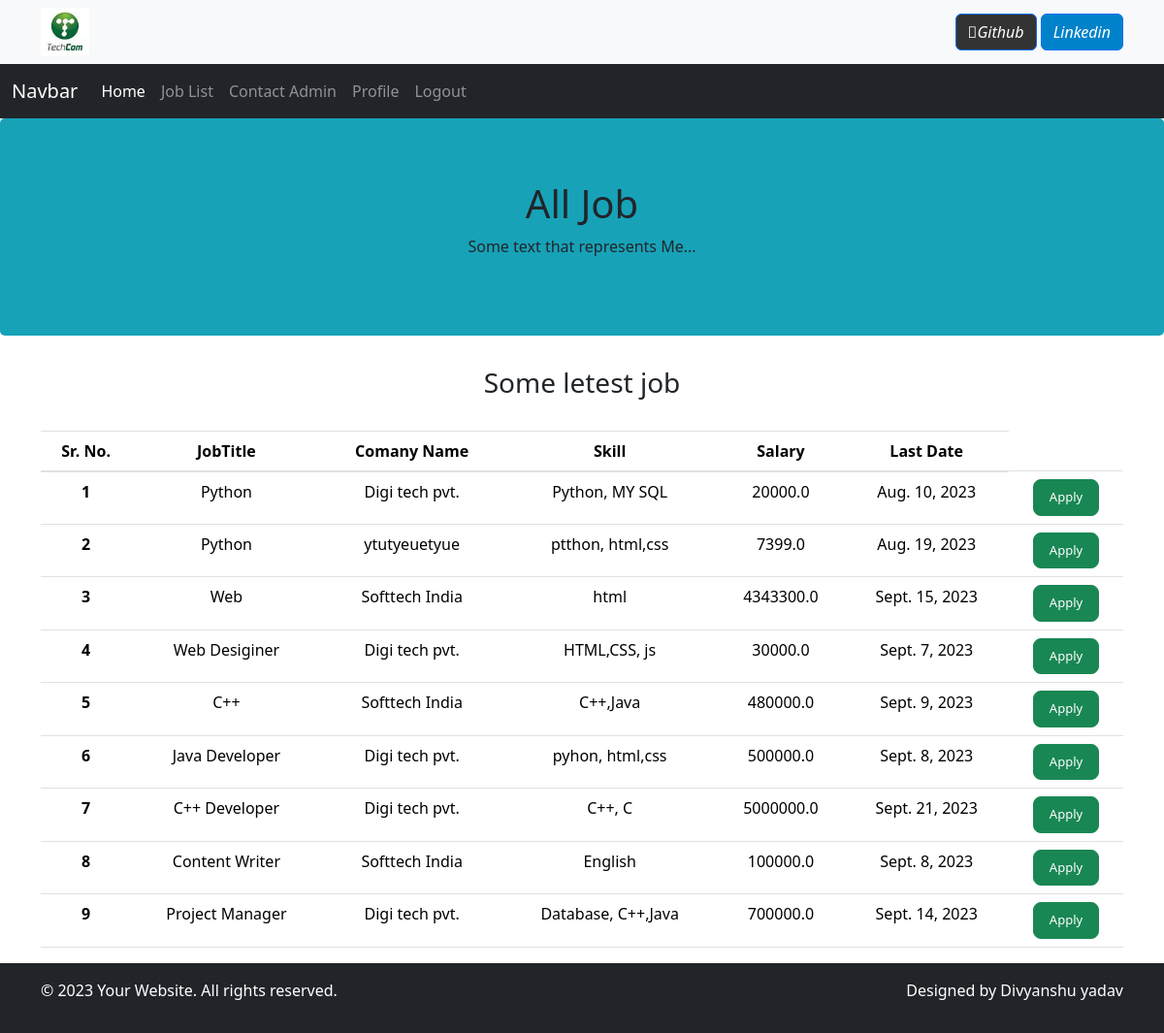
The app's page /user_joblist (signed in) with its own data.
### user/models.py (models this page shows, shortened)
class Job(models.Model):
    recruiter=models.ForeignKey(Recruiter,on_delete=models.CASCADE)
    s_date= models.DateField()
    e_date= models.DateField()
    job_title= models.CharField(max_length=100,)
    salary= models.FloatField(max_length=50)
    img= models.FileField()
    discription = models.CharField(max_length=500)
    location = models.CharField(max_length=100)
    education = models.CharField(max_length=100)
    skill = models.CharField(max_length=200)
    experince= models.CharField(max_length=10)
    date = models.DateTimeField(auto_now_add=True,null=True)

class Recruiter(models.Model):
    user=models.ForeignKey(User,on_delete=models.CASCADE)
    mobile= models.CharField(max_length=15,null=True)
    image= models.FileField(null=True)
    gender= models.CharField(max_length=10, null=True)
    company=models.CharField(max_length=50,null=True)
    type = models.CharField(max_length=15)
    status= models.CharField(max_length=20)

### user/views.py (the view)
# urls.py: path('user_joblist', user_joblist, name="user_joblist"),
@login_required(login_url='user_login')
def user_joblist(request):
    job = Job.objects.all().order_by('s_date')
    user=request.user
    student=StudentUser.objects.get(user=user)
    d=Apply.objects.filter(student=student)
    li=[]
    for i in d:
        li.append(i.job.id)
    data={'job':job,'li':li}
    return render(request,"user_joblist.html",data)

### user/templates/user_joblist.html (shortened to what this page needs)
{% load static %}
{% block body %}
{% include 'user_header.html' %}
<div class="jumbotron">
    <div class="container text-center">
      <h1>All Job </h1>
      <p>Some text that represents Me...</p>
    </div>
  </div>
<div class="container text-center">
  <h3>Some letest job </h3><br>
<table class="table table-hover">
  <thead>
    <tr >
      <th scope="col">Sr. No.</th>
      <th scope="col">JobTitle</th>
      <th scope="col">Comany Name</th>
      <th scope="col">Skill</th>
      <th scope="col">Salary</th>
      <th scope="col">Last Date</th>
    </tr>
  </thead>
  <tbody>
    {% for t in job %}
    <tr>
      <th scope="row">{{forloop.counter}}</th>
      <td>{{t.job_title}}</td>
      <td>{{t.recruiter.company}}</td>
      <td>{{t.skill}}</td>
      <td>{{t.salary}}</td>
      <td>{{t.e_date}}</td>
      {%  if t.id in li %}
      <td><a class="btn btn-warning btn-lg" style="font-size: small;"><b>Applied</b></a></td>
      {% else %}
      <td><a href="{% url 'job_detail' t.id %}" class="btn btn-success btn-lg" style="font-size: small;">Apply</a></td>
      {% endif %}
    </tr>
    {% endfor %}
  </tbody>
</table>
</div>
{% include 'footer.html' %}
{% endblock  %}

### user/templates/user_header.html (style rules this page uses)
.jumbotron { background:#17a2b8 }

### records on screen
Job: job_title "Python", recruiter.company "Digi tech pvt.", skill "Python, MY SQL", salary "20000.0", e_date "Aug. 10, 2023", shows "Apply"
Job: job_title "Python", recruiter.company "ytutyeuetyue", skill "ptthon, html,css", salary "7399.0", e_date "Aug. 19, 2023", shows "Apply"
Job: job_title "Web", recruiter.company "Softtech India", skill "html", salary "4343300.0", e_date "Sept. 15, 2023", shows "Apply"
Job: job_title "Web Desiginer", recruiter.company "Digi tech pvt.", skill "HTML,CSS, js", salary "30000.0", e_date "Sept. 7, 2023", shows "Apply"
Job: job_title "C++", recruiter.company "Softtech India", skill "C++,Java", salary "480000.0", e_date "Sept. 9, 2023", shows "Apply"
Job: job_title "Java Developer", recruiter.company "Digi tech pvt.", skill "pyhon, html,css", salary "500000.0", e_date "Sept. 8, 2023", shows "Apply"
Job: job_title "C++ Developer", recruiter.company "Digi tech pvt.", skill "C++, C", salary "5000000.0", e_date "Sept. 21, 2023", shows "Apply"
Job: job_title "Content Writer", recruiter.company "Softtech India", skill "English", salary "100000.0", e_date "Sept. 8, 2023", shows "Apply"
Job: job_title "Project Manager", recruiter.company "Digi tech pvt.", skill "Database, C++,Java", salary "700000.0", e_date "Sept. 14, 2023", shows "Apply"
